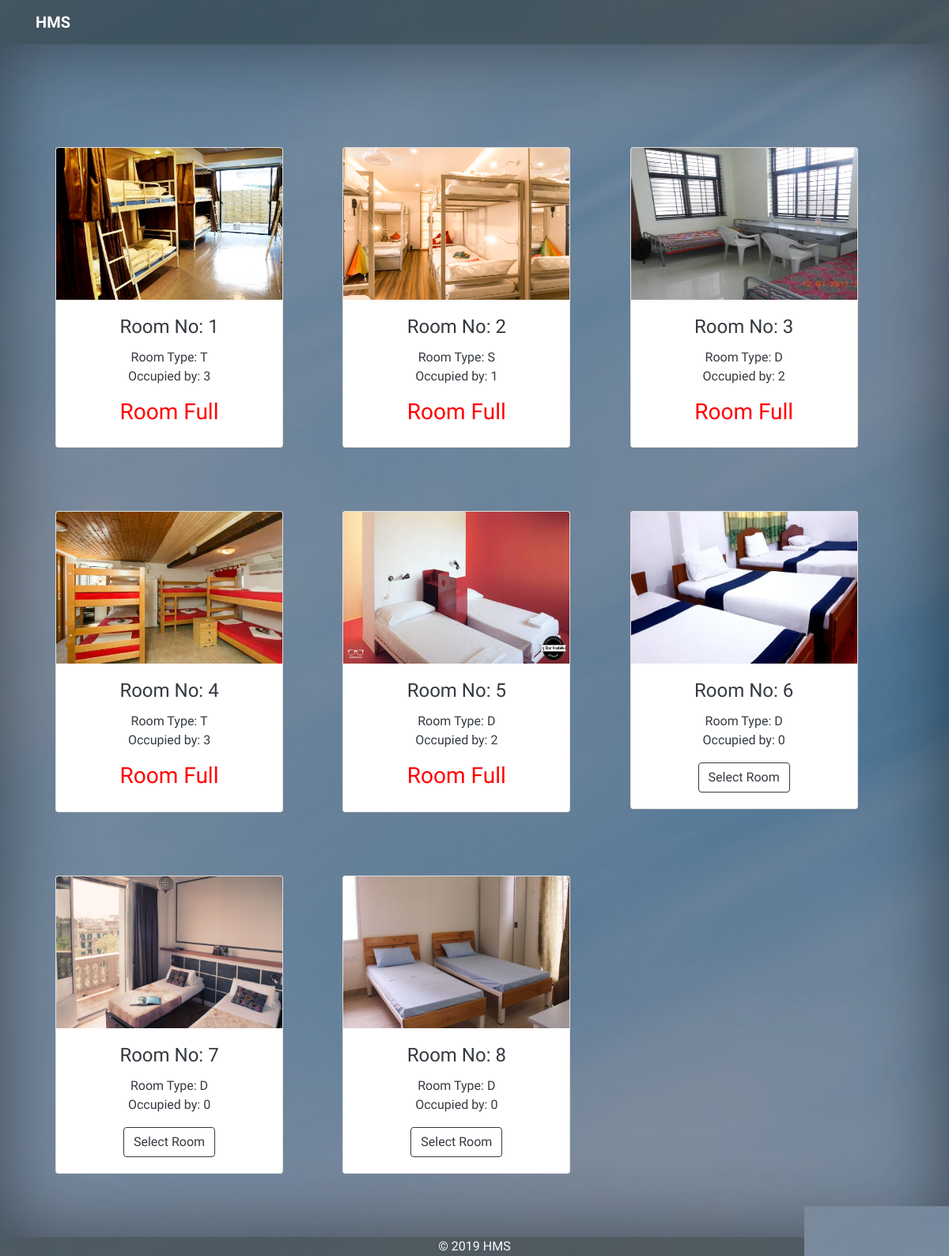
The page /rooms/ (signed in) on the database as committed earlier.
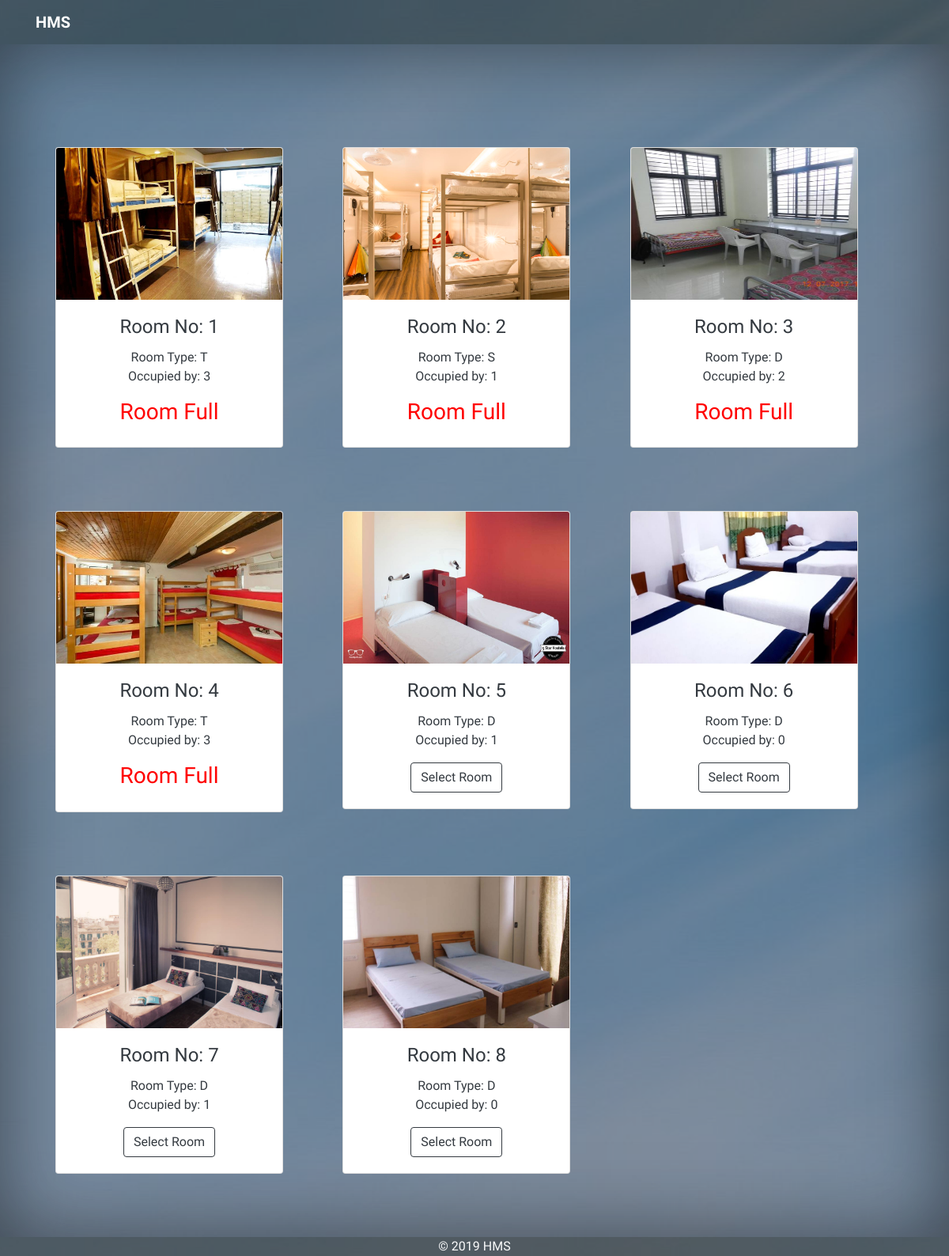
The same page on the database as committed later.
### accounts/models.py (models this page shows, shortened)
class Room(models.Model):
    no = models.CharField(max_length=5, default=None, unique=True)
    cover = models.ImageField(upload_to='images/')
    room_choice = [('S', 'Single Room'), ('D', 'Double Room'), ('T', 'Triple Room')]
    room_type = models.CharField(choices=room_choice, max_length=1, default=None)
    vacant = models.BooleanField(default=False)
    capacity = models.PositiveIntegerField(validators=[MinValueValidator(1), MaxValueValidator(4)])
    present = models.PositiveIntegerField(validators=[MaxValueValidator(4)], default=0, blank=True, null=True)

### accounts/views.py (the view)
# urls.py: path('rooms/', views.room_all_view, name='rooms'),
@login_required()
def room_all_view(request):
    if 'userred' in request.session:
        request.session['userred1'] = True
        rooms = Room.objects.all()
        roomdata = []
        for x in rooms:
            remains = x.capacity - x.present
            y = {'no': x.no, 'type': x.room_type, 'present': x.present, 'remains': remains, 'cover': x.cover}
            roomdata.append(y)
            print('hello', x.cover)
        context = {'roomdata': roomdata}
        return render(request, 'accounts/room_all.html', context)
    else:
        return render(request, 'accounts/testing.html')

### accounts/templates/accounts/room_all.html (shortened to what this page needs)
{% extends 'accounts/base.html' %}
{% block content %}
<div class="row" style="padding-top:10%">
    {% for y in roomdata %}
    <div class="col-sm-4" style="padding-bottom: 5rem;">
        <div class="card" style="width: 18rem;">
            <div style="max-width: 100%; height: 12rem;">
                <img src='{{ y.cover.url}}' class="card-img-top" alt="..." style="height:100%; max-width:100%;">
            </div>
            <div class="card-body">
                <h4 class="card-title text-dark">Room No: {{y.no}}</h4>
                <p class="card-text text-dark">Room Type: {{y.type}} <br>
                    Occupied by: {{y.present}}
                </p>
                <form method="POST" action="{% url 'roomselect' y.no %}"
                      onsubmit="myButton.disabled = true; return true;">
                    {% if y.remains > 0 %}
                    <button type="submit" class="btn btn-outline-dark">Select Room</button>
                    {% else %}
                    <h3 style="color: red;">Room Full</h3>
                    {% endif %}
                </form>
            </div>
        </div>
    </div>
    {% endfor %}
</div>
{% endblock %}

Rows that differ between the two databases and show on the page:
changed Room (number 5 of 8 on the later page): present "2" → "1"; text "Room Full" → "Select Room"
changed Room (number 7 of 8 on the later page): present "0" → "1"
